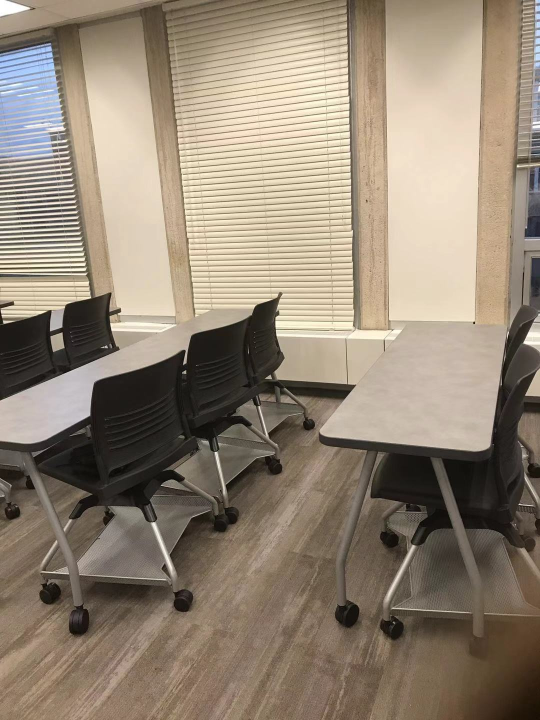
%> input picture a1.jpg, 1080 x 1440 px (shown at 1/2 size)
$ octave test_DoG.m   (GNU Octave 9; MATLAB toolbox functions it lacks are replaced by stand-ins)
%> lines starting %> are read from the running program, lines starting %| are printed output that depends on the picture
### findMaxMin.m
function [maxMinValues] = findMaxMin(DoG,threshold)
%FINDMAXMIN label min max values given three DoGs
%   Dog is a (x,y,3) matrix

%important variables:
maskSize=3; %mask size (square mask) for checking min/max
sigma=1; %sigma for gauss blur in point removal
r=10; % value of r for point removal
[rnum, cnum,~]=size(DoG);


middleLayer=DoG(:,:,2);
mask=true(maskSize);
allMax=cat(3,imdilate(DoG(:,:,1), mask),imdilate(DoG(:,:,2),...
    mask),imdilate(DoG(:,:,3), mask));
allMin=cat(3,imerode(DoG(:,:,1), mask),imerode(DoG(:,:,2),...
    mask),imerode(DoG(:,:,3), mask));
localMax=max(allMax,[],3);
localMin=min(allMin,[],3);
nonKeyPts=logical(((localMax-middleLayer)&(localMin-middleLayer)));
maxMinValues=middleLayer;
maxMinValues(nonKeyPts)=0;
%Remove points given hard threshold
fprintf('#ofPts before hard threshold: %i\n',size(find(maxMinValues),1));
maxMinValues(abs(maxMinValues)<threshold)=0;
fprintf('#ofPts after hard threshold: %i\n',size(find(maxMinValues),1));
%maxMin=~((localMax-DoG(:,:,2))|(localMin-DoG(:,:,2)));

%Remove non-corner points
G1=fspecial('gaussian',2*ceil(3*sigma)+1, sigma);
sigma2=0.7;
G2=fspecial('gaussian',2*ceil(3*sigma2)+1, sigma2);
[Gx,Gy] = gradient(G2);
a=0.05;
Dx=imfilter(middleLayer,Gx,'replicate');
Dx2=Dx.^2;
Dy=imfilter(middleLayer,Gy,'replicate');
Dy2=Dy.^2;
DxDy=Dy.*Dx;
aPlusB=Dx2+Dy2;
ab=Dx2.*Dy2-(DxDy.^2);
TrDivDet=(aPlusB.^2)./ab;
TrDivDet(TrDivDet>=(((r+1)^2)/r))=0;
maxMinValues(~(maxMinValues&TrDivDet))=0;
fprintf('#ofPts after non-corner removal: %i\n',size(find(maxMinValues),1));
end

### test_DoG.m
%this code is the Matlab implimentation of David G. Lowe,
%"Distinctive image features from scale-invariant keypoints,"
%International Journal of Computer Vision, 60, 2 (2004), pp. 91-110.
%this code should be used only for academic research.
%any other useage of this code should not be allowed without Author agreement.
% if you have any problem or improvement idea about this code, please
% contact with Xing Di, Stevens Institution of Technology. xdi2@stevens.edu
%%initial image
tic
clear;
clc;
figure;
row=256;
colum=256;
img=imread('a1.jpg');
%> img is the input picture: size 1440x1080x3 uint8; mean R, G, B 147.2, 133.6, 116.7
img=imresize(img,[row,colum]);
%> img: size 256x256x3 uint8
img=rgb2gray(img);
%> img: size 256x256 uint8
% img=histeq(img);
img=im2double(img);
%> img: size 256x256 double
origin=img;
% img=medfilt2(img);
toc
%% Scale-Space Extrema Detection
tic
% original sigma and the number of actave can be modified. the larger
% sigma0, the more quickly-smooth images
sigma0=sqrt(2);
octave=3;%6*sigma*k^(octave*level)<=min(m,n)/(2^(octave-2))
level=3;
D=cell(1,octave);
for i=1:octave
D(i)=mat2cell(zeros(row*2^(2-i)+2,colum*2^(2-i)+2,level),row*2^(2-i)+2,colum*2^(2-i)+2,level);
end
% first image in first octave is created by interpolating the original one.
temp_img=kron(img,ones(2));
temp_img=padarray(temp_img,[1,1],'replicate');
figure(2)
subplot(1,2,1);
imshow(origin)
%create the DoG pyramid.
for i=1:octave
    temp_D=D{i};
    for j=1:level
        scale=sigma0*sqrt(2)^(1/level)^((i-1)*level+j);
        p=(level)*(i-1);
        figure(1);
        subplot(octave,level,p+j);
        f=fspecial('gaussian',[1,floor(6*scale)],scale);
        L1=temp_img;
        if(i==1&&j==1)
        L2=conv2(temp_img,f,'same');
        L2=conv2(L2,f','same');
        temp_D(:,:,j)=L2-L1;
        imshow(uint8(255 * mat2gray(temp_D(:,:,j))));
        L1=L2;
        else
        L2=conv2(temp_img,f,'same');
        L2=conv2(L2,f','same');
        temp_D(:,:,j)=L2-L1;
        L1=L2;
        if(j==level)
            temp_img=L1(2:end-1,2:end-1);
        end
        imshow(uint8(255 * mat2gray(temp_D(:,:,j))));
        end
    end
    D{i}=temp_D;
    temp_img=temp_img(1:2:end,1:2:end);
    temp_img=padarray(temp_img,[1,1],'both','replicate');
end
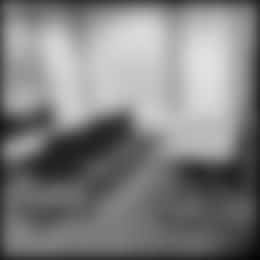
%> L2: size 130x130 double (shown 2 times larger); min 0.0206, max 0.886, mean 0.501
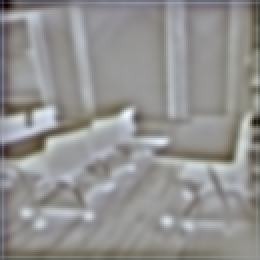
%> temp_D: size 130x130x3 double (shown 2 times larger); mean R, G, B -0.0141, -0.0161, -0.0189; drawn with min black and max white
%> after the loop, D = 3 items
toc
D1=D{1};
pts=findMaxMin(D1(:,:,1:3),0);
%> in findMaxMin, `allMin=cat(3,imerode(DoG(:,:,1), mask),imerode(DoG(:,:,2), mask),imero..`:
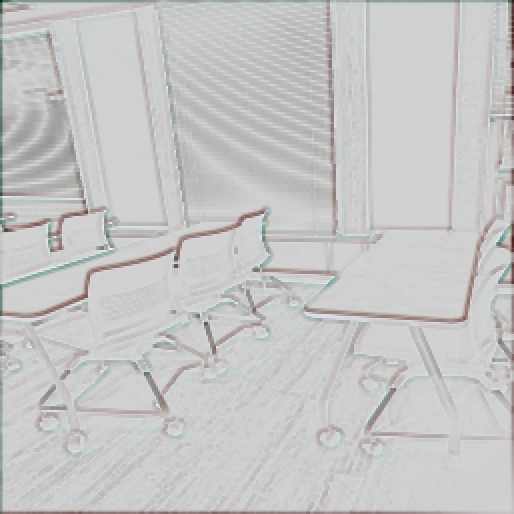
%> allMin: size 514x514x3 double; mean R, G, B -0.0306, -0.0324, -0.0332; drawn with min black and max white
%> in findMaxMin, `nonKeyPts=logical(((localMax-middleLayer)&(localMin-middleLayer)));`:
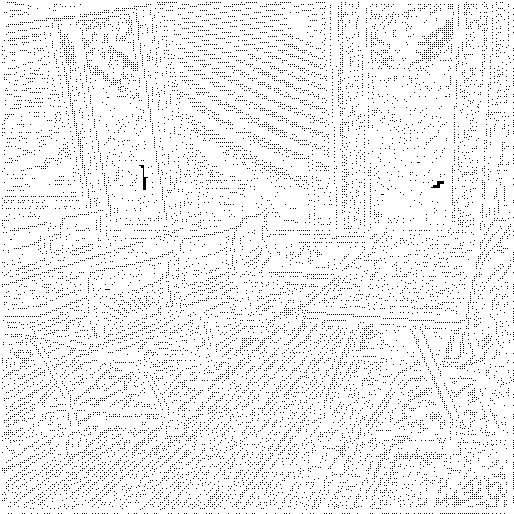
%> nonKeyPts: size 514x514 logical; 94.2% white; black in thin lines or dots
%| #ofPts before hard threshold: 15246
%| #ofPts after hard threshold: 15246
%> in findMaxMin, `Dy2=Dy.^2;`:
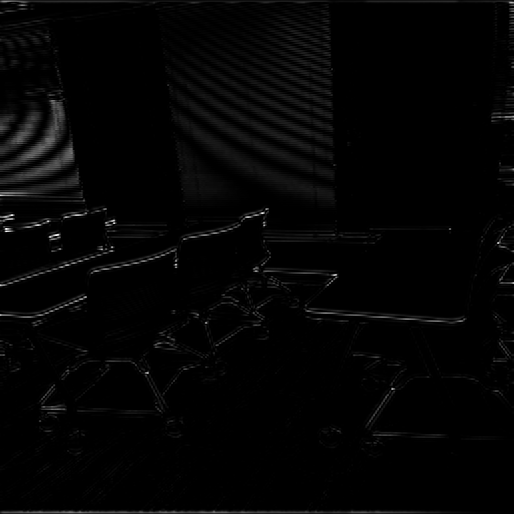
%> Dy2: size 514x514 double; min 1.18e-21, max 0.019, mean 0.000334; drawn with min black and max white
%> in findMaxMin, `maxMinValues(~(maxMinValues&TrDivDet))=0;`:
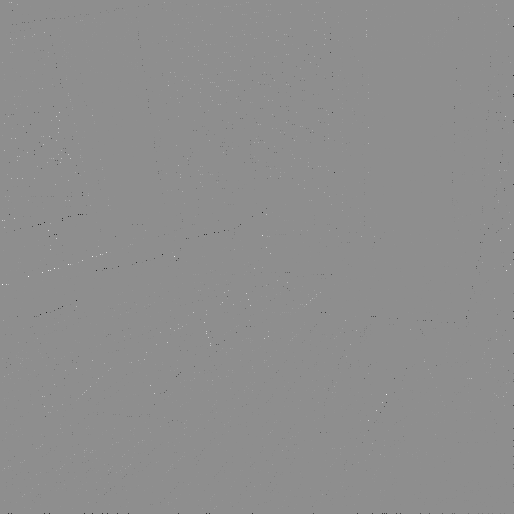
%> maxMinValues: size 514x514 double; min -0.376, max 0.299, mean -4.13e-05; drawn with min black and max white
%| #ofPts after non-corner removal: 4210
[arows1,acols1]=find(pts);
%> arows1 = 4210 values from 3 to 514; acols1 = 4210 values from 3 to 514
img1 = imread('a1.jpg');
% f1=figure;
% imshow(img1);
hold on
plot(acols1, arows1, 'ro')
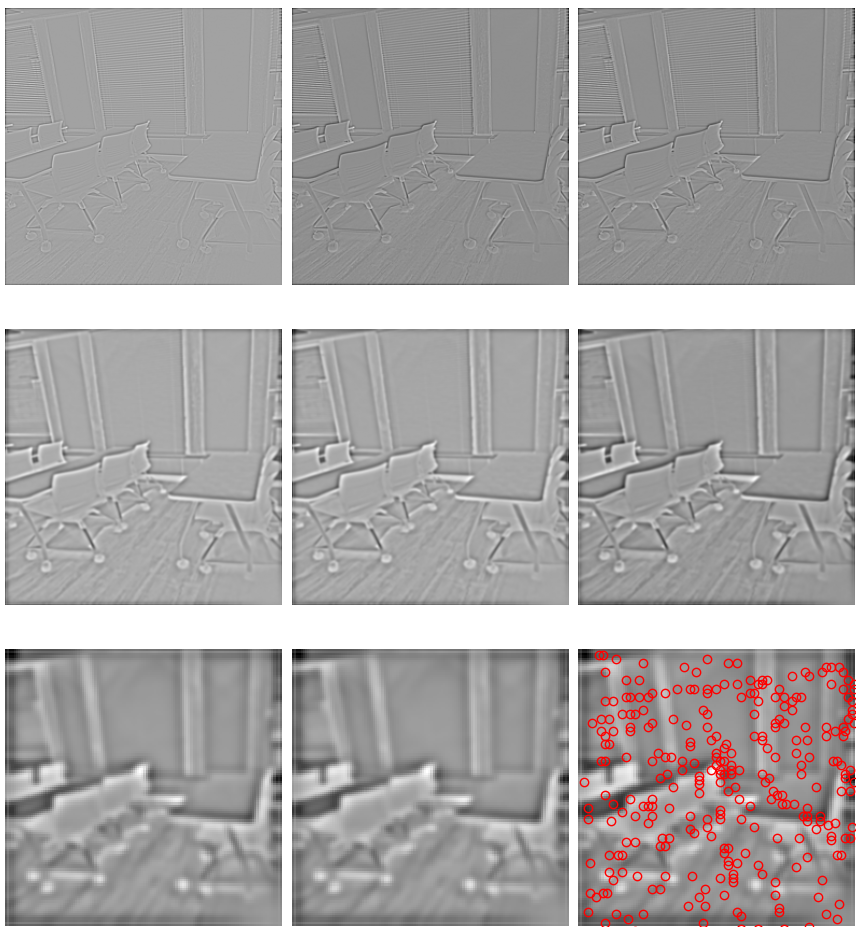
%> figure redrawn from the program's plot data, 9 panels
hold off

% [277 lines of commented-out code are left out]

$ run again, with a2.jpg copied over a1.jpg
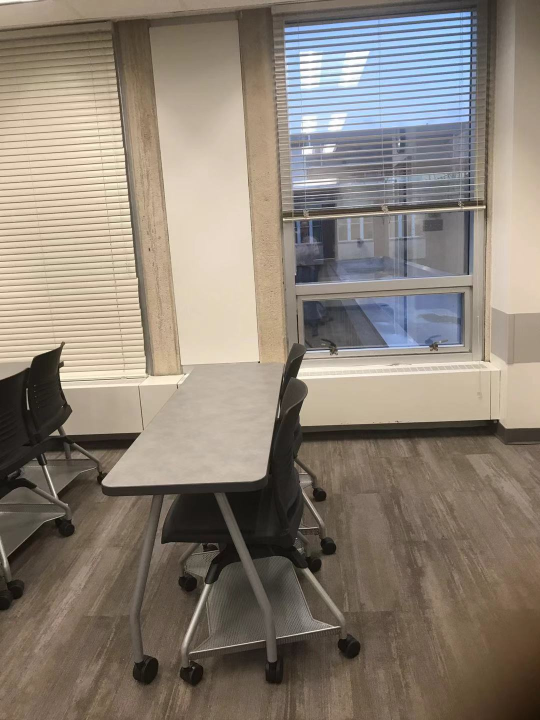
%> input picture a2.jpg, 1080 x 1440 px (shown at 1/2 size)
%> img is the input picture: size 1440x1080x3 uint8; mean R, G, B 139.9, 129.5, 117.7
%> after the loop `for i=1:octave`:
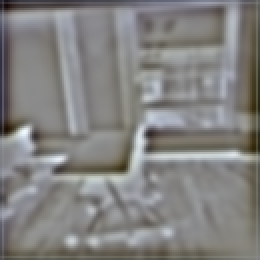
%> temp_D: size 130x130x3 double (shown 2 times larger); mean R, G, B -0.0139, -0.0159, -0.0184; drawn with min black and max white
%> after the loop `for i=1:octave`: D = 3 items
%> nonKeyPts: size 514x514 logical; 94.3% white; black in thin lines or dots
%| #ofPts before hard threshold: 15048
%| #ofPts after hard threshold: 15048
%> in findMaxMin, `DxDy=Dy.*Dx;`:
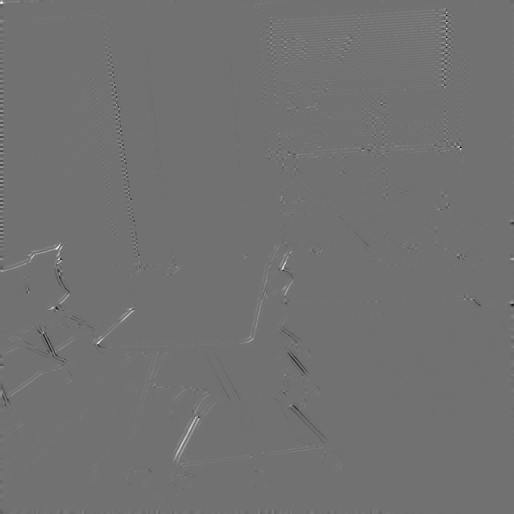
%> DxDy: size 514x514 double; min -0.0081, max 0.01, mean 1.77e-05; drawn with min black and max white
%| #ofPts after non-corner removal: 4090
%> arows1 = 4090 values from 3 to 514
